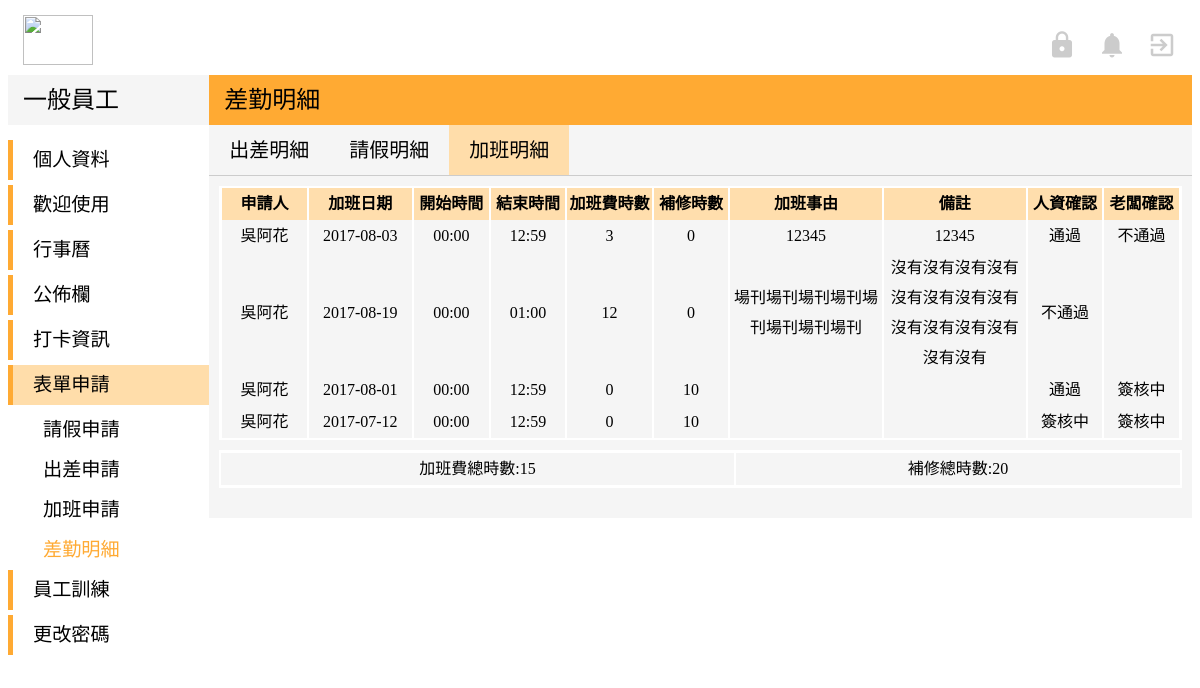
Page /user-Model/user_overtime_list.php (signed in) on the committed database.
### tables this page shows
CREATE TABLE `overtime_apply` (
  `id` int(10) NOT NULL,
  `o_sn` varchar(15) NOT NULL,
  `o_month` varchar(2) DEFAULT NULL,
  `o_name` varchar(15) DEFAULT NULL,
  `o_date` date NOT NULL,
  `o_start` time NOT NULL,
  `o_end` time NOT NULL,
  `o_hrs` int(11) NOT NULL,
  `o_phrs` int(11) NOT NULL,
  `o_state` varchar(255) NOT NULL,
  `o_comment` varchar(255) NOT NULL,
  `o_total` int(11) NOT NULL,
  `o_ptotal` int(11) NOT NULL,
  `o_hrCheck` varchar(255) NOT NULL DEFAULT '簽核中',
  `o_bossCheck` varchar(255) NOT NULL DEFAULT '簽核中',
  `o_reason` varchar(300) NOT NULL
);

### user-Model/user_overtime_list.php (the view, shortened to what this page needs)
<!DOCTYPE html>
<?php
$servername = "localhost";
$username = "root";
$password = "root";
$dbname = "peopleresource";
try {
    $conn = mysqli_connect($servername,$username ,$password,$dbname);
    $sql = "SELECT * FROM `overtime_apply` WHERE o_name='".$_SESSION['name']."'";
    $result = mysqli_query($conn,$sql);
    }
catch(PDOException $e)
    {
    echo $sql . "<br>" . $e->getMessage();
    }
?>
<html>
<head>
</head>
<body>
	<link rel="stylesheet" href="../view/indexStyle.css">
</head>
<body>
  <div class="top">
  <img class="titleImg" src="https://cdn.unwire.hk/wp-content/uploads/2014/10/facebook-user.jpg" width="70" height="50">
    <a href="../Controller/log_logout.php">
      <i id="topIcon" class="material-icons" >exit_to_app</i>
    </a>
    <a href="#">
      <i id="topIcon" class="material-icons">notifications</i>
    </a>
    <?php if ($_SESSION['root'] == 'admin'){?>
		    <a href="../admin-Model/admin_index.php">
			    <i id="topIcon" class="material-icons">https</i>
		    </a><?php }
    ?>
  </div>
  <div class="down">
      <div class="left">
        <div class="left-top">
          <p class="left-top-title">一般員工</p>
        </div>
        <div class="left-bottom">
          <div class="left-title" >
            <a href="user_profile.php" style="margin:auto 20px">個人資料</a>
          </div>
          <div class="left-title">
            <a href="user_introduction.php" style="margin:auto 20px">歡迎使用</a>
          </div>
          <div class="left-title">
            <a href="user_index.php"style="margin:auto 20px">行事曆</a>
          </div>
          <div class="left-title">
            <a href="user_news.php" style="margin:auto 20px">公佈欄</a>
          </div>
          <div class="left-title">
            <a href="#" style="margin:auto 20px">打卡資訊</a>
          </div>
          <div class="left-title" style="background-color:#FFDDAA">
            <p style="margin:auto 20px">表單申請</p>
          </div>
            <div  class="left-list">
              <a href="user_leave.php" style="margin:auto 35px">請假申請</a>
            </div>
            <div class="left-list">
              <a href="user_bTrip.php" style="margin:auto 35px">出差申請</a>
            </div>
            <div class="left-list">
              <a href="user_overtime.php" style="margin:auto 35px">加班申請</a>
            </div>
            <div class="left-list">
              <p style="margin:auto 35px;color:#FFAA33;font-weight:500">差勤明細</p>
            </div>
          <div class="left-title">
            <a href="#" style="margin:auto 20px">員工訓練</a>
          </div>
          <div class="left-title">
            <a href="#" style="margin:auto 20px">更改密碼</a>
          </div>
        </div>
      </div>
     <div class="right">
      <div class="right-top">
        <p class="right-top-title">差勤明細</p>
      </div>
      <div class="right-bottom">
        <div style="width:100%;height:50px;margin:auto;;border-bottom:solid 1px #CCC;">
          <div style="float:left">
            <a href="user_bTrip_list.php" class="right-title">出差明細</a>
          </div>
          <div style="float:left">
            <a href="user_leave_list.php"class="right-title">請假明細</a>
          </div>
          <div style="float:left;background-color:#FFDDAA">
            <p class="right-title">加班明細</p>
          </div>
        </div>
			  <div  style="margin:10px 10px">
		      <table cellspacing="0"  style="border:solid 2px white ">
      			<th style="min-width:9%;width:9%">申請人</th>
      			<th style="min-width:11%;width:11%">加班日期</th>
      			<th style="min-width:8%;width:8%">開始時間</th>
      			<th style="min-width:8%;width:8%">結束時間</th>
      			<th style="min-width:9%;width:9%">加班費時數</th>
      			<th style="min-width:8%;width:8%">補修時數</th>
      			<th style="min-width:16%;width:16%">加班事由</th>
      			<th style="min-width:15%;width:15%">備註</th>
      			<th style="min-width:8%;width:8%">人資確認</th>
      			<th style="min-width:8%;width:8%">老闆確認</th>
        		<?php
        		while($row = mysqli_fetch_array($result)) {
        		?>
        		<tr>
        			<td><?php echo $row["o_name"]; ?></td>
        			<td><?php echo $row["o_date"]; ?></td>
        			<td><?php echo substr($row["o_start"],0,-3);?></td>
        			<td><?php echo substr( $row["o_end"],0,-3);?></td>
        			<td><?php echo $row["o_hrs"];?></td>
        			<td><?php echo $row["o_phrs"]?></td>
        			<td><?php echo $row["o_state"]?></td>
        			<td><?php echo $row["o_comment"];?></td>
        			<td><?php echo $row["o_hrCheck"]; ?></td>
        			<td><?php echo $row["o_bossCheck"]; ?></td>
        		</tr>
          <?php } ?>
          </table>
          <?php
          $servername = "localhost";
          $username = "root";
          $password = "root";
          $dbname = "peopleresource";
          try {
              $conn = mysqli_connect($servername,$username ,$password,$dbname);
              $sql = "SELECT SUM(`o_hrs`),SUM(`o_phrs`) FROM `overtime_apply` WHERE o_name='".$_SESSION['name']."'";
              $result2 = mysqli_query($conn,$sql);
              }
          catch(PDOException $e)
              {
              echo $sql . "<br>" . $e->getMessage();
              }
           $row2 = mysqli_fetch_array($result2); ?>
           <table cellspacing="0" style="border:solid 1px white ">
            <tr>
           <td colspan="5" style="border-top:solid 2px white;border-bottom:solid 2px white">加班費總時數:<?php echo $row2["SUM(`o_hrs`)"]; ?></td>
           <td colspan="5" style="border-top:solid 2px white;border-bottom:solid 2px white">補修總時數:<?php echo $row2["SUM(`o_phrs`)"]; ?></td>
            </tr>
          </table>
	</body>
</html>

### view/indexStyle.css (style rules this page uses)
a { text-decoration:none; }
a:link { color: black; }
.top { width:100%; height:60px; background-color:white; margin-top:15px; }
.titleImg { float:left; margin-left:15px; }
#topIcon { margin-top:15px; margin-right:15px; margin-left:5px; float:right; font-size:30px; color:#CCC; }
.down { width:100%; height:auto; background-color:white; margin:auto; }
.left { width:17%; height:auto; background-color:white; margin:auto; float:left; }
.left-top { width:100%; height:50px; background-color:#F5F5F5; margin:auto; }
.left-top-title { line-height:50px; font-family:Microsoft JhengHei; font-size:150%; margin:auto 15px; font-weight: 500; }
.left-bottom { margin-top: 15px; }
.left-title { width:100%; height:40px; text-align:left; font-family:Microsoft JhengHei; border-left:solid 5px #FFAA33; margin-bottom:5px; line-height:40px; font-size:120%; }
.left-list { width:100%; height:40px; text-align:left; font-family:Microsoft JhengHei; font-size:18px; color:#666666; font-size:120%; line-height:40px; font-weight: 300; }
.right { width:83%; height:auto; background-color:#F5F5F5; margin:auto; float:right; padding-bottom: 20px; }
.right-top { width:100%; height:50px; background-color:#FFAA33; margin:auto; }
.right-top-title { line-height:50px; font-family:Microsoft JhengHei; font-size:150%; margin:auto 15px; font-weight: 500; }
.right-title { line-height:50px; margin:auto 20px; font-size:20px; font-family: Microsoft JhengHei; }
table { margin-top:10px; font-family:Microsoft JhengHei; font-size:16px; line-height:30px; word-wrap:break-word; word-break: break-all; }
td,th,tr { font-family:Microsoft JhengHei; font-size:16px; text-align:center; }

### user-Model/user_overtime_list.php (style rules this page uses)
th { background-color:#FFDEAD; }
td,tr,th { border-left: solid 1px white; border-right: solid 1px white; }
table { width: 100%; }

### rows in the picture
overtime_apply: o_name "吳阿花", o_date "2017-08-03", o_start "00:00", o_end "12:59", o_hrs "3", o_phrs "0", o_state "12345", o_comment "12345", o_hrCheck "通過", o_bossCheck "不通過"
overtime_apply: o_name "吳阿花", o_date "2017-08-19", o_start "00:00", o_end "01:00", o_hrs "12", o_phrs "0", o_state "場刊場刊場刊場刊場刊場刊場刊場刊", o_comment "沒有沒有沒有沒有沒有沒有沒有沒有沒有沒有沒有沒有沒有沒有", o_hrCheck "不通過"
overtime_apply: o_name "吳阿花", o_date "2017-08-01", o_start "00:00", o_end "12:59", o_hrs "0", o_phrs "10", o_hrCheck "通過", o_bossCheck "簽核中"
overtime_apply: o_name "吳阿花", o_date "2017-07-12", o_start "00:00", o_end "12:59", o_hrs "0", o_phrs "10", o_hrCheck "簽核中", o_bossCheck "簽核中"

### other values in the picture
$row2["SUM(`o_hrs`)"] "15"
$row2["SUM(`o_phrs`)"] "20"
